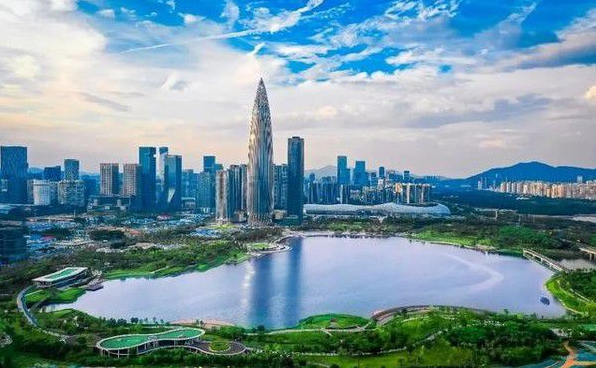
#> input picture opencv_project_practice/Lab5/images/shenzhen.png, 596 x 368 px
$ python ex1.py
#> lines starting #> are read from the running program, lines starting #| are printed output that depends on the picture
"""

编写函数P4_rgb2gray() 实现彩色图到灰度图的转换，转换公式如下
Gray(i,j) = 0.299 * R(i,j) + 0.587 * G(i,j) + 0.144 * B(i,j);
其中R,G,B 分别为彩色图像的RGB通道


"""

import numpy as np
import matplotlib.pyplot as plt
import matplotlib.image as mpimg
import cv2

def P4_rgb2gray(img):
    # 先将图像转换为float32类型
    img = img.astype(np.float32)
    # 灰度图像的计算公式
    img_gray = 0.299 * img[:, :, 0] + 0.587 * img[:, :, 1] + 0.144 * img[:, :, 2]
    return img_gray

if __name__ == '__main__':
    image = mpimg.imread('./images/shenzhen.png')
#> image is the input picture: shape (368, 596, 4) float32; mean R, G, B, A 0.465, 0.585, 0.627, 1
    # 对比演示
    gray = P4_rgb2gray(image)
#> in P4_rgb2gray, `img_gray = 0.299 * img[:, :, 0] + 0.587 * img[:, :, 1] + 0.144 * img[:..`:
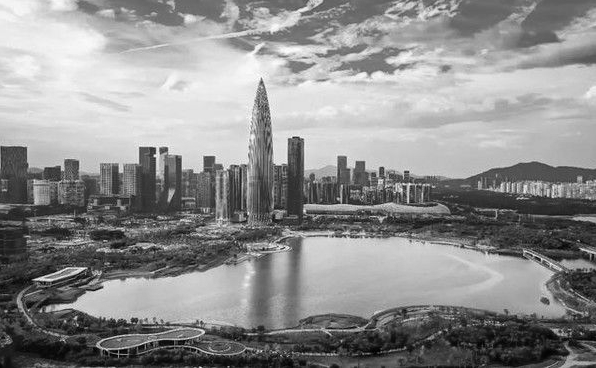
#> img_gray: shape (368, 596) float32; min 0.0023, max 1.02, mean 0.572; drawn with min black and max white
    gray_cv = cv2.cvtColor(image, cv2.COLOR_RGB2GRAY)
    plt.figure(figsize=(8, 8))
    plt.subplot(131)
    plt.xticks([]), plt.yticks([])
    plt.imshow(image)
    plt.title('RGB')
    plt.subplot(132)
    plt.xticks([]), plt.yticks([])
    plt.imshow(gray, cmap='gray')
    plt.title('gray_mine')
    plt.subplot(133)
    plt.xticks([]), plt.yticks([])
    plt.imshow(gray_cv, cmap='gray')
    plt.title('gray_cv')
    plt.show()
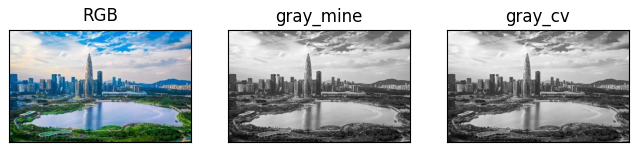
#> figure drawn by matplotlib, 3 panels

$ run again, with opencv_project_practice/Lab5/images/blue_sign.png copied over opencv_project_practice/Lab5/images/shenzhen.png
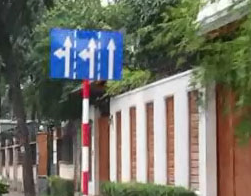
#> input picture opencv_project_practice/Lab5/images/blue_sign.png, 251 x 196 px
#> image is the input picture: shape (196, 251, 4) float32; mean R, G, B, A 0.451, 0.449, 0.405, 1
#> in P4_rgb2gray, `img_gray = 0.299 * img[:, :, 0] + 0.587 * img[:, :, 1] + 0.144 * img[:..`:
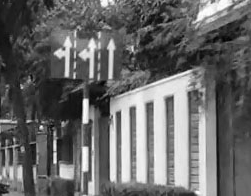
#> img_gray: shape (196, 251) float32; min 0.0578, max 1.03, mean 0.457; drawn with min black and max white
#> `plt.show()`:
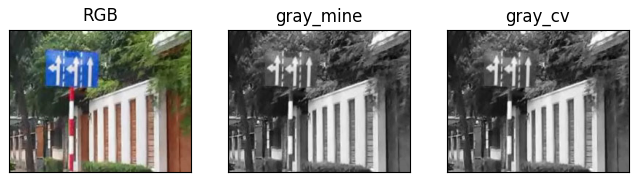
#> figure drawn by matplotlib, 3 panels
